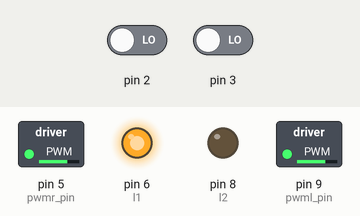
Recording of a sketch running on a simulated Arduino Uno, built with avr-gcc and run on an emulated ATmega328P. Shown: switched loads named in the sketch (green lamp = pin HIGH), output pins drawn as LEDs (lit = HIGH). Inputs (shaded band) come from the test bench; at power-on: pin 2 LOW, pin 3 LOW. Pins used as bus, display or sensor lines are not drawn.

Above: at 0.1 s.
At 2.1 s:
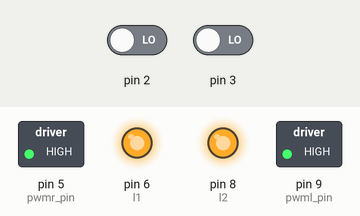
Timing chart, 0 to 3.6 s (numbered marks = the images above):
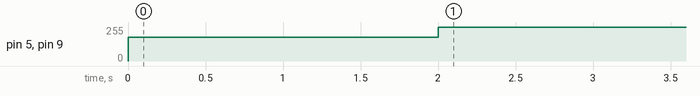

The sketch:

wheelEncoder.ino
```cpp
volatile long int shaftCountRight,shaftCountLeft;
#define l1 6
#define l2 8
#define pwml_pin 9
#define r1 7
#define r2 4
#define pwmr_pin 5

float countsPerDegree=1.63;
String s;

void setup() {
Serial.begin(38400);
attachInterrupt(digitalPinToInterrupt(2),leftShaft,RISING);
attachInterrupt(digitalPinToInterrupt(3),rightShaft,RISING);
pinMode(l1,OUTPUT);
pinMode(l2,OUTPUT);
pinMode(pwml_pin,OUTPUT);
pinMode(r1,OUTPUT);
pinMode(r2,OUTPUT);
pinMode(pwmr_pin,OUTPUT);
forward();
}

void loop() {
if(Serial.available()){
  Serial.readStringUntil('*');
  s=Serial.readStringUntil('#');
 countsPerDegree= s.toFloat();
 right(180);
}
}

void leftShaft(){
  shaftCountLeft++;
//  Serial.print("left count : ");
//  Serial.println(shaftCountLeft);
}

void rightShaft(){
  shaftCountRight++;
//  Serial.print("right count : ");
//  Serial.println(shaftCountRight);
}

void forward(){
  int i;
  digitalWrite(l1,HIGH);
  digitalWrite(l2,LOW);
  digitalWrite(r1,HIGH);
  digitalWrite(r2,LOW);
  analogWrite(pwml_pin,180);
  analogWrite(pwmr_pin,180);
  for(i=0;i<100;i++){
    if(shaftCountLeft>shaftCountRight)
    {
      analogWrite(pwmr_pin,244);
      delay(40);
      analogWrite(pwmr_pin,175);
    }
    else if(shaftCountLeft<shaftCountRight)
     {
      analogWrite(pwml_pin,200);
      delay(40);
      analogWrite(pwml_pin,180);
    }
    else
      delay(20);
  }
  halt();
}

void halt(){
   digitalWrite(l2,HIGH);
  digitalWrite(l1,HIGH);
  digitalWrite(r1,HIGH);
  digitalWrite(r2,HIGH);
  digitalWrite(pwmr_pin,HIGH);
  digitalWrite(pwml_pin,HIGH);
}

void right(int deg){
  int count=deg*countsPerDegree;
  shaftCountRight=0;
  shaftCountLeft=0;
  digitalWrite(l1,HIGH);
  digitalWrite(l2,LOW);
  digitalWrite(r2,HIGH);
  digitalWrite(r1,LOW);
  analogWrite(pwml_pin,150);
  analogWrite(pwmr_pin,150);
  while(shaftCountRight+shaftCountLeft<count);
  halt();
}

void left(int deg){
  int count=deg*countsPerDegree;
  shaftCountRight=0;
  shaftCountLeft=0;
  digitalWrite(l2,HIGH);
  digitalWrite(l1,LOW);
  digitalWrite(r1,HIGH);
  digitalWrite(r2,LOW);
  analogWrite(pwml_pin,150);
  analogWrite(pwmr_pin,150);
  while(shaftCountRight+shaftCountLeft<count);
  halt();
}
```
